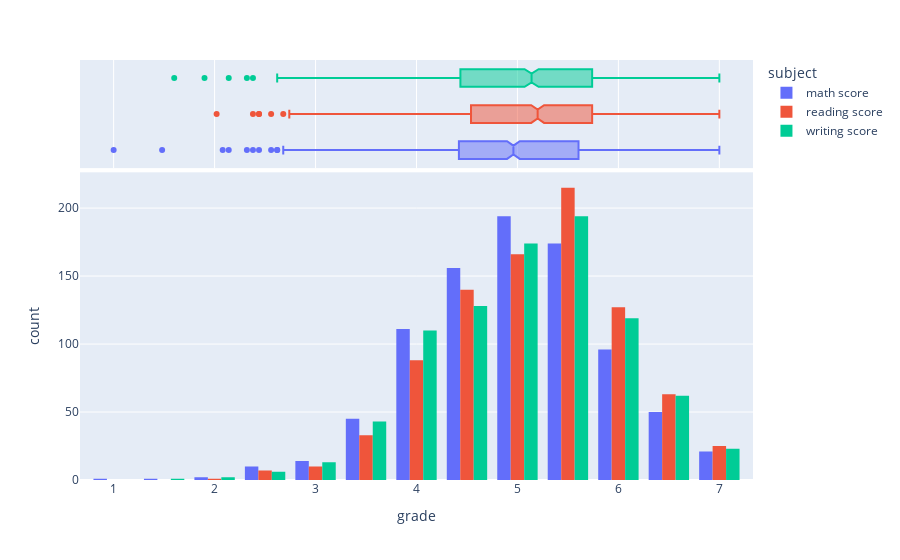

Notebook source saved alongside this figure:
### Markdown cell above
**Histograma con Boxplots:**

### Code cell
fig = px.histogram(df_grades[df_grades.columns[-3:]].melt(var_name="subject", value_name = 'grade'), 
                   x="grade", 
                   color="subject", 
                   marginal="box", 
                   barmode = "group",
                   nbins=13)
fig.show()

### Figure 1 — Plotly figure (JSON) as saved in the notebook; plotly's stock layout.template omitted (floating-point values rounded to 4 significant figures; data arrays with more than 128 entries replaced by an {"elided": "..."} marker saying what was removed)
{"data": [{"alignmentgroup": "True", "bingroup": "x", "hovertemplate": "subject=math score<br>grade=%{x}<br>count=%{y}<extra></extra>", "legendgroup": "math score", "marker": {"color": "#636efa", "pattern": {"shape": ""}}, "name": "math score", "nbinsx": 13, "offsetgroup": "math score", "orientation": "v", "showlegend": true, "type": "histogram", "x": {"elided": "875 float values"}, "xaxis": "x", "yaxis": "y"}, {"alignmentgroup": "True", "hovertemplate": "subject=math score<br>grade=%{x}<extra></extra>", "legendgroup": "math score", "marker": {"color": "#636efa"}, "name": "math score", "notched": true, "offsetgroup": "math score", "showlegend": false, "type": "box", "x": {"elided": "875 float values"}, "xaxis": "x2", "yaxis": "y2"}, {"alignmentgroup": "True", "bingroup": "x", "hovertemplate": "subject=reading score<br>grade=%{x}<br>count=%{y}<extra></extra>", "legendgroup": "reading score", "marker": {"color": "#EF553B", "pattern": {"shape": ""}}, "name": "reading score", "nbinsx": 13, "offsetgroup": "reading score", "orientation": "v", "showlegend": true, "type": "histogram", "x": {"elided": "875 float values"}, "xaxis": "x", "yaxis": "y"}, {"alignmentgroup": "True", "hovertemplate": "subject=reading score<br>grade=%{x}<extra></extra>", "legendgroup": "reading score", "marker": {"color": "#EF553B"}, "name": "reading score", "notched": true, "offsetgroup": "reading score", "showlegend": false, "type": "box", "x": {"elided": "875 float values"}, "xaxis": "x2", "yaxis": "y2"}, {"alignmentgroup": "True", "bingroup": "x", "hovertemplate": "subject=writing score<br>grade=%{x}<br>count=%{y}<extra></extra>", "legendgroup": "writing score", "marker": {"color": "#00cc96", "pattern": {"shape": ""}}, "name": "writing score", "nbinsx": 13, "offsetgroup": "writing score", "orientation": "v", "showlegend": true, "type": "histogram", "x": {"elided": "875 float values"}, "xaxis": "x", "yaxis": "y"}, {"alignmentgroup": "True", "hovertemplate": "subject=writing score<br>grade=%{x}<extra></extra>", "legendgroup": "writing score", "marker": {"color": "#00cc96"}, "name": "writing score", "notched": true, "offsetgroup": "writing score", "showlegend": false, "type": "box", "x": {"elided": "875 float values"}, "xaxis": "x2", "yaxis": "y2"}], "layout": {"barmode": "group", "legend": {"title": {"text": "subject"}, "tracegroupgap": 0}, "margin": {"t": 60}, "xaxis": {"anchor": "y", "domain": [0, 1], "title": {"text": "grade"}}, "xaxis2": {"anchor": "y2", "domain": [0, 1], "matches": "x", "showgrid": true, "showticklabels": false}, "yaxis": {"anchor": "x", "domain": [0, 0.7326], "title": {"text": "count"}}, "yaxis2": {"anchor": "x2", "domain": [0.7426, 1], "matches": "y2", "showgrid": false, "showline": false, "showticklabels": false, "ticks": ""}}}
